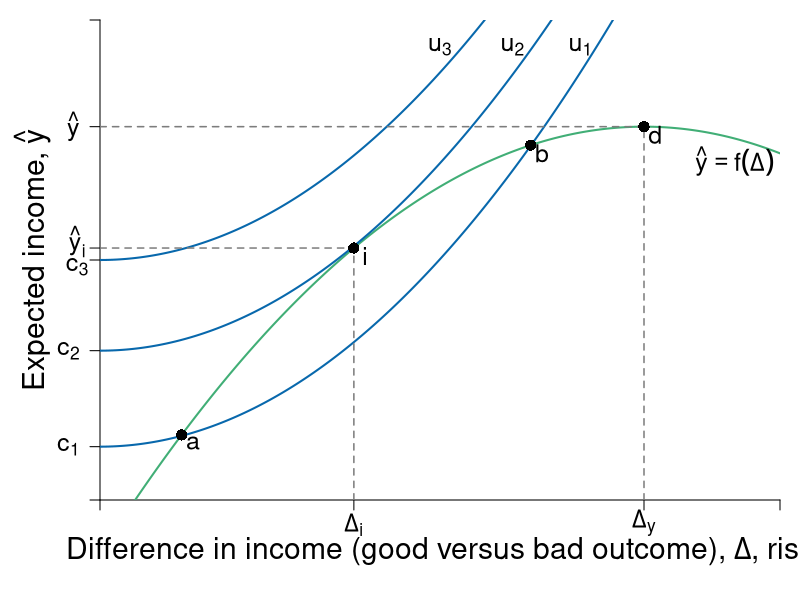

Write R code to recreate this figure.
require(ggplot2)
require(shape)
pdf(file = "risk/risk_return.pdf", width = 9, height = 7)

# Set parameters for graphics
axislabelsize <- 1.8
labelsize <- 1.5
namesize <- 1.8
annotatesize <- 1.5
graphlinewidth <- 2
segmentlinewidth <- 1.5

COL <- c("#7fc97f", "#beaed4", "#fdc086", "#ffff99", "#386cb0", "#f0027f", "#bf5b17", "#666666")
COLA <- c("#e0f3db", "#99d8c9","#66c2a4","#41ae76", "#238b45", "#005824")
COLB <- c("#c6dbef", "#4eb3d3", "#2b8cbe", "#0868ac","#084081")
COLC <- c("#fcfbfd", "#efedf5", "#dadaeb", "#bcbddc", "#9e9ac8", "#807dba", "#6a51a3", "#54278f", "#3f007d")
grays <- gray.colors(25, start = 1, end = 0)

a <- c(2, 4, 6)
par(mar =  c(5, 5, 1, 1))
xlims <- c(0, 15)
ylims <- c(0, 18)

riskreturn <- function(g, int1 = 14, int2 = 4, coeff = 1/3){
  int1 - (int2 - (coeff)*g)^2
}

indiffA <- function(g, intercept = 3, slope = 0.125){
  intercept  + slope*g^2
}


#Plot command 
plot(0, 0, xlim = xlims, ylim = ylims, 
     type = "n",
     xlab = expression(paste("")),
     ylab = expression(paste("")), 
     axes = FALSE,
     # xlab = expression(paste("Bob's Payoff, ", u^B)),
     # ylab = expression(paste("Alfredo's Payoff, ", u^A)),
     #xaxt = "n", 
     #yaxt = "n", 
     cex.lab = axislabelsize, 
     bty = "n", 
     xaxs = "i", 
     yaxs = "i"
)



ticksy <- c(0,  2, 5.6, 9, riskreturn(g = 5.6), riskreturn(g = 12) ,ylims[2])
ylabels <- c(NA, expression(paste(c[1])), expression(paste(c[2])), NA, NA, expression(paste(hat(y) )), NA)
ticksx <- c(0, 5.6, 12, xlims[2])
xlabels <- c(NA, expression(paste(Delta[i])), expression(paste(Delta[y])), NA)

text(xlims[1] - 0.5, 8.75, expression(paste(c[3])), cex = labelsize, xpd = TRUE)
text(xlims[1] - 0.5, riskreturn(g = 5.6) + 0.25, expression(paste(hat(y)[i])), cex = labelsize, xpd = TRUE)

axis(1, at = ticksx, pos = 0, labels = xlabels, cex.axis = labelsize)
axis(2, at = ticksy, pos = 0, labels = ylabels, las = 1, cex.axis = labelsize)

mtext(expression(paste("Difference in income (good versus bad outcome), ", Delta, ", risk")), side = 1, line = 2.5, cex = axislabelsize)
text(xlims[1] - 1.5, ylims[2] - 0.5*(ylims[2] - ylims[1]), expression(paste("Expected income, ", hat(y))), xpd = TRUE, cex = axislabelsize, srt = 90) 

npts <- 500 
xx1 <- seq(xlims[1], xlims[2], length.out = npts)
lines(xx1, riskreturn(xx1), col = COLA[4], lwd = graphlinewidth, lty = 1)
lines(xx1, indiffA(xx1, intercept = 2), col = COLB[4], lwd = graphlinewidth, lty = 1)
lines(xx1, indiffA(xx1, intercept = 5.6), col = COLB[4], lwd = graphlinewidth, lty = 1)
lines(xx1, indiffA(xx1, intercept = 9), col = COLB[4], lwd = graphlinewidth, lty = 1)

segments(12, 0, 12, riskreturn(g = 12) , lty = 2, col = grays[20], lwd = segmentlinewidth)
segments(0, riskreturn(g = 12) , 12, riskreturn(g = 12) , lty = 2, col = grays[20], lwd = segmentlinewidth)
segments(5.6, 0, 5.6, riskreturn(g = 5.6), lty = 2, col = grays[20], lwd = segmentlinewidth)
segments(0, riskreturn(g = 5.6), 5.6, riskreturn(g = 5.6), lty = 2, col = grays[20], lwd = segmentlinewidth)

#Add points a, b, c and c
points(5.6, riskreturn(g = 5.6), pch = 16, col = "black", cex = 1.5)
text(5.6 + 0.25, riskreturn(g = 5.6) - 0.3, expression(i), cex = labelsize)


points(12, riskreturn(g = 12) , pch = 16, col = "black", cex = 1.5)
text(12 + 0.25, riskreturn(g = 12) - 0.3, expression(d), cex = labelsize)


points(1.8, riskreturn(g = 1.8) , pch = 16, col = "black", cex = 1.5)
text(1.8 + 0.25, riskreturn(g = 1.8) - 0.3, expression(a), cex = labelsize)


points(9.5, riskreturn(g = 9.5) , pch = 16, col = "black", cex = 1.5)
text(9.5 + 0.25, riskreturn(g = 9.5) - 0.3, expression(b), cex = labelsize)


#Label risk return schedule
text(14, 12.7, expression(paste(hat(y) == f(Delta))), cex = labelsize)

#Label value functions
text(10.6, 17, expression(u[1]), cex = labelsize)
text(9.1, 17, expression(u[2]), cex = labelsize)
text(7.5, 17, expression(u[3]), cex = labelsize)


dev.off()
